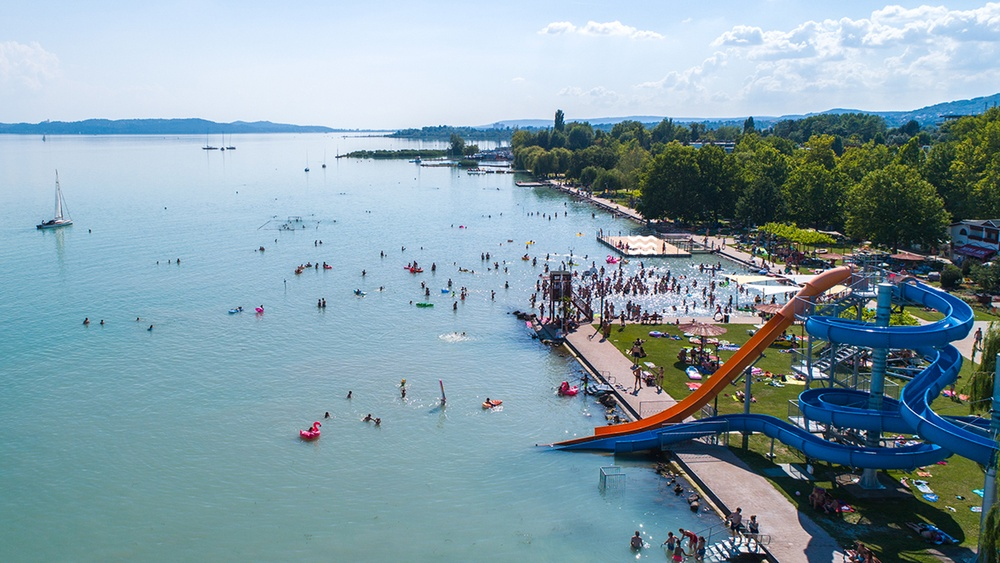
#> input picture images/strand1.jpeg, 1000 x 563 px, shrunk from 1400 x 788 before the run
$ python main.py
#> lines starting #> are read from the running program, lines starting #| are printed output that depends on the picture; after the words box and inside, x2 and y2 are one past the last pixel; in counts of white or black regions, pixels touching at a corner belong together
### region.py
class Region:

    def __init__(self, start, end):
        self.top_left = start
        self.bottom_right = end
        self.state: int = 0

    # [5 lines left out: function get_coordinates, not called in this run]

### main.py
import cv2
from region import Region
from config import image_path, color, thickness, output_path

img = cv2.imread(image_path)
#> img is the input picture: shape (563, 1000, 3); mean B, G, R 167.2, 156.7, 132

regions = []

x_space = img.shape[1]/10
#> x_space = 100
y_space = img.shape[0]/10
#> y_space = 56.3

for i in range(0, 10):
    for j in range(0, 10):
        regions.append(
                Region(
                    (int(x_space * i), int(y_space * j)),
                    (int(x_space * i + x_space), int(y_space * j + y_space))
                    )
                )

for i,reg in enumerate(regions):
    cv2.rectangle(img, reg.top_left, reg.bottom_right, color, thickness)

    region_img = img[reg.top_left[1]:int(reg.top_left[1] + y_space),reg.top_left[0]:int(reg.top_left[0] + x_space)]
    print(region_img)

    cv2.imwrite(f"{output_path}/region{i}.png", region_img)
#> this loop made 100 passes
#> (printed output is left out)
#> pass 1, `region_img = img[reg.top_left[1]:int(reg.top_left[1] + y_space),reg.to..`:
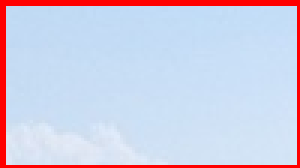
#> region_img: shape (56, 100, 3) (shown 3 times larger); mean B, G, R 225, 204.8, 207
#> pass 2, `region_img = img[reg.top_left[1]:int(reg.top_left[1] + y_space),reg.to..`:
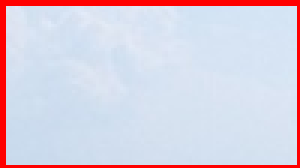
#> region_img: shape (56, 100, 3) (shown 3 times larger); mean B, G, R 221.3, 207.1, 216.4
#> pass 3, `region_img = img[reg.top_left[1]:int(reg.top_left[1] + y_space),reg.to..`:
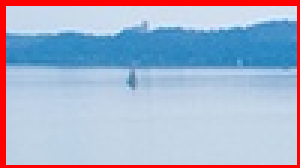
#> region_img: shape (56, 100, 3) (shown 3 times larger); mean B, G, R 202.7, 177.5, 167.2
#> after the loop:
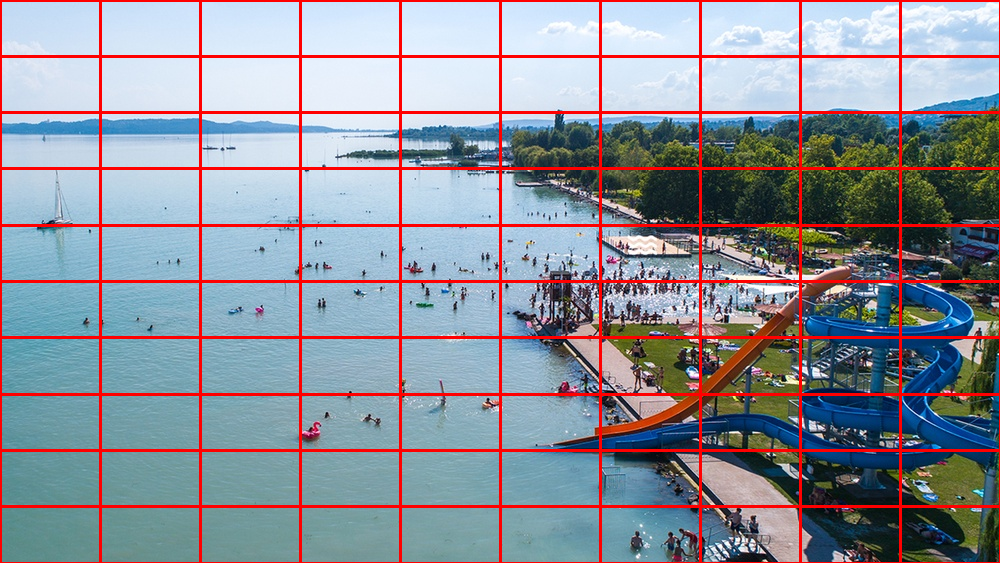
#> img: shape (563, 1000, 3); 8.17% of pixels changed, all inside (x1, y1, x2, y2) = (0, 0, 1000, 563)


cv2.imwrite("all_regions.png", img)
cv2.imshow("test image", img)
cv2.waitKey(0)
